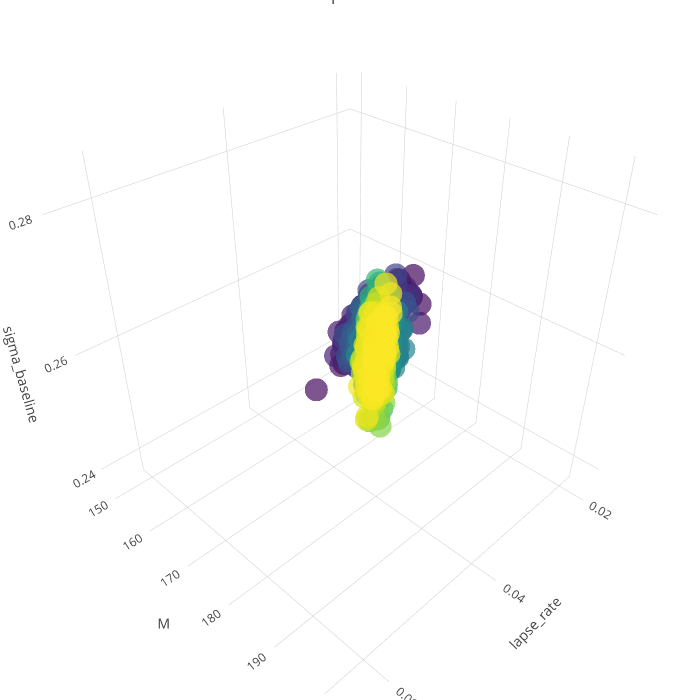

Here is the notebook cell this chart was saved with:
### Code cell
# Filter the start of steps only
df_cmaes_traj = df_best_fits[df_best_fits['step'] > 5000]
result_to_color = np.array(df_cmaes_traj['step'])
# result_to_color = np.array(df_cmaes_traj['dist_nll92'])
# result_to_color = np.log(result_to_color)

# parameters = ['M', 'ratio_hierarchical', 'sigma_baseline']
parameters = ['lapse_rate', 'M', 'sigma_baseline']

text = ['> %s' % (x) for x in result_to_color]

trace1 = go.Scatter3d(
        x = df_cmaes_traj[parameters[0]],
        y = df_cmaes_traj[parameters[1]],
        z = df_cmaes_traj[parameters[2]],
        text = text,
        mode = 'markers',
        marker = go.Marker(
            color = result_to_color,
            size = 8,
            colorscale='Viridis',
            opacity=0.7
        )
    )
data = [trace1]
layout = go.Layout(
    title='Landscape for NLL92',
    autosize=False,
    width=700,
    height=700,
    margin=dict(
        l=0,
        r=0,
        b=0,
        t=0),
    scene=go.Scene(
        xaxis=go.XAxis(
            title=parameters[0],
        ),
        yaxis=go.YAxis(
            title=parameters[1],
        ),
        zaxis=go.ZAxis(
            title=parameters[2],
        )
    )
)
fig = go.Figure(data=data, layout=layout)
py.iplot(fig)

### Figure 1 — Plotly figure (JSON) as saved in the notebook; plotly's stock layout.template omitted (floating-point values rounded to 4 significant figures; data arrays with more than 128 entries replaced by an {"elided": "..."} marker saying what was removed)
{"data": [{"marker": {"color": {"elided": "2693 int values"}, "colorscale": "Viridis", "opacity": 0.7, "size": 8}, "mode": "markers", "text": {"elided": "2693 str values"}, "type": "scatter3d", "x": {"elided": "2693 float values"}, "y": {"elided": "2693 int values"}, "z": {"elided": "2693 float values"}}], "layout": {"autosize": false, "height": 700, "margin": {"b": 0, "l": 0, "r": 0, "t": 0}, "scene": {"xaxis": {"title": "lapse_rate"}, "yaxis": {"title": "M"}, "zaxis": {"title": "sigma_baseline"}}, "title": "Landscape for NLL92", "width": 700}}
